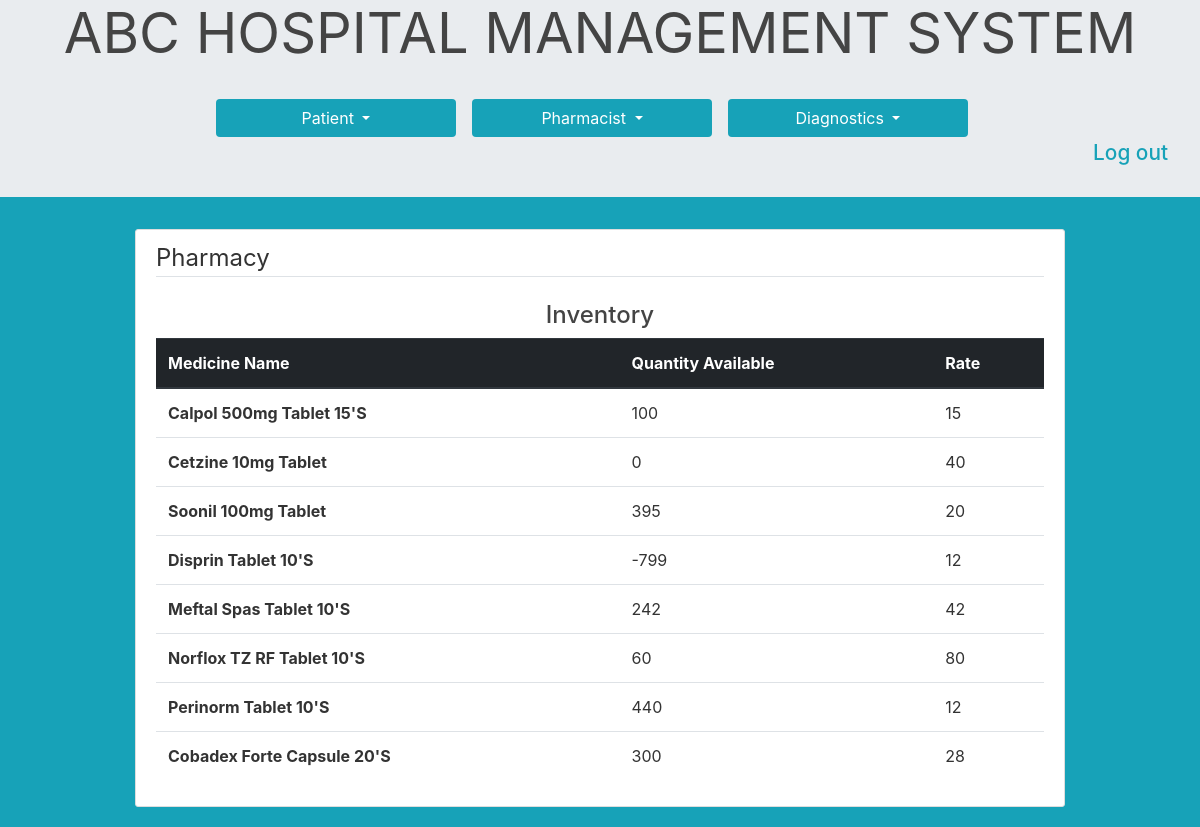
The page /all_medicines (signed in) on the database its author committed.
### hms/models.py (models this page shows)
class Medicine(db.Model):
    id = db.Column(db.Integer, primary_key=True)
    name = db.Column(db.String(20), unique=True, nullable=False)
    quantity_available = db.Column(db.Integer, nullable=False)
    rate = db.Column(db.Integer, nullable=False)

### hms/routes.py (the view)
@app.route("/all_medicines")
@login_required
def medicineInventory():
    medicines = Medicine.query.all()
    return render_template('medicine_inventory.html', medicines=medicines)

### hms/models.py (called while the page is built)
@login_manager.user_loader
def load_user(user_id):
    return UserStore.query.get(int(user_id))

### hms/templates/medicine_inventory.html
{% extends "base.html" %}
{% block content%}
<div class="content-section">
    <legend class="border-bottom mb-4">Pharmacy</legend>
    <div>
        <h4 class="text-center mt-3">Inventory</h4>
        <table class="table">
            <thead class="thead-dark">
                <tr>
                  <th scope="col">Medicine Name</th>
                  <th scope="col">Quantity Available</th>
                  <th scope="col">Rate</th>
                </tr>
            </thead>
            <tbody>
                {% for medicine in medicines %}
                <tr>
                    <th scope="row">{{ medicine.name }}</th>
                    <td>{{ medicine.quantity_available }}</td>
                    <td>{{medicine.rate}}</td>
                </tr>
                {% endfor %}
            </tbody>
        </table>
    </div>
</div>
{%endblock content%}

### hms/templates/base.html (shortened to what this page needs)
<!DOCTYPE html>
<html>
<head>
    <link rel="stylesheet" href="https://maxcdn.bootstrapcdn.com/bootstrap/4.0.0/css/bootstrap.min.css">
    <link rel="stylesheet" type="text/css" href="{{ url_for('static', filename='main.css') }}">
</head>
<body class="bg-info">
<div class="jumbotron text-center">
  <h1 class="display-4">ABC HOSPITAL MANAGEMENT SYSTEM</h1>
  <div class="xyz d-flex justify-content-center">
    <div class="btn-group">
      <button type="button" class=" abc btn  dropdown-toggle" id="pat" data-toggle="dropdown" aria-haspopup="true" aria-expanded="false">
        Patient
      </button>
    </div>
    <div class="btn-group">
        <button type="button" class="abc btn  dropdown-toggle" id="phar" data-toggle="dropdown" aria-haspopup="true" aria-expanded="false">
          Pharmacist
        </button>
    </div>
    <div class="btn-group">
          <button type="button" class="abc btn  dropdown-toggle" id="diag" data-toggle="dropdown" aria-haspopup="true" aria-expanded="false">
            Diagnostics
          </button>
    </div>
  </div>
  {% if current_user.is_authenticated %}
  <div class="d-flex justify-content-end">
    <a style="color:#17a2b8;font-weight:500;font-size: 1.3rem;" href="{{url_for('logout')}}">Log out</a>
  </div>
  {% endif %}
</div>
    <div  class="container">
      <div class="row">
        <div class="col-md-12">
          {% block content %}{% endblock %}
        </div>
      </div>
    </div>
</body>
</html>

### hms/static/main.css (style rules this page uses)
body { background: #fafafa; color: #333333; padding-top: 0; }
h1, h2, h3, h4, h5, h6 { color: #444444; }
.jumbotron { margin-top: 0; padding-top: 0; border-radius: 0; padding-bottom: 1.8rem; }
.abc { width:15rem; margin-left: 1rem; margin-right: 1rem; color:white; background-color:#17a2b8; }
.xyz { margin-top: 2rem; margin-bottom: 0; }
.jumbotron h1 { text-align: center; font-weight: 400; margin-top: 0; padding-top: 0; }
.content-section { background: #ffffff; padding: 10px 20px; border: 1px solid #dddddd; border-radius: 3px; margin-bottom: 20px; }
.container { margin-left:10%; margin-right: 10%; width:80%; }

### rows shown on the page
Medicine: name "Calpol 500mg Tablet 15'S", quantity_available "100", rate "15"
Medicine: name "Cetzine 10mg Tablet", quantity_available "0", rate "40"
Medicine: name "Soonil 100mg Tablet", quantity_available "395", rate "20"
Medicine: name "Disprin Tablet 10'S", quantity_available "-799", rate "12"
Medicine: name "Meftal Spas Tablet 10'S", quantity_available "242", rate "42"
Medicine: name "Norflox TZ RF Tablet 10'S", quantity_available "60", rate "80"
Medicine: name "Perinorm Tablet 10'S", quantity_available "440", rate "12"
Medicine: name "Cobadex Forte Capsule 20'S", quantity_available "300", rate "28"
